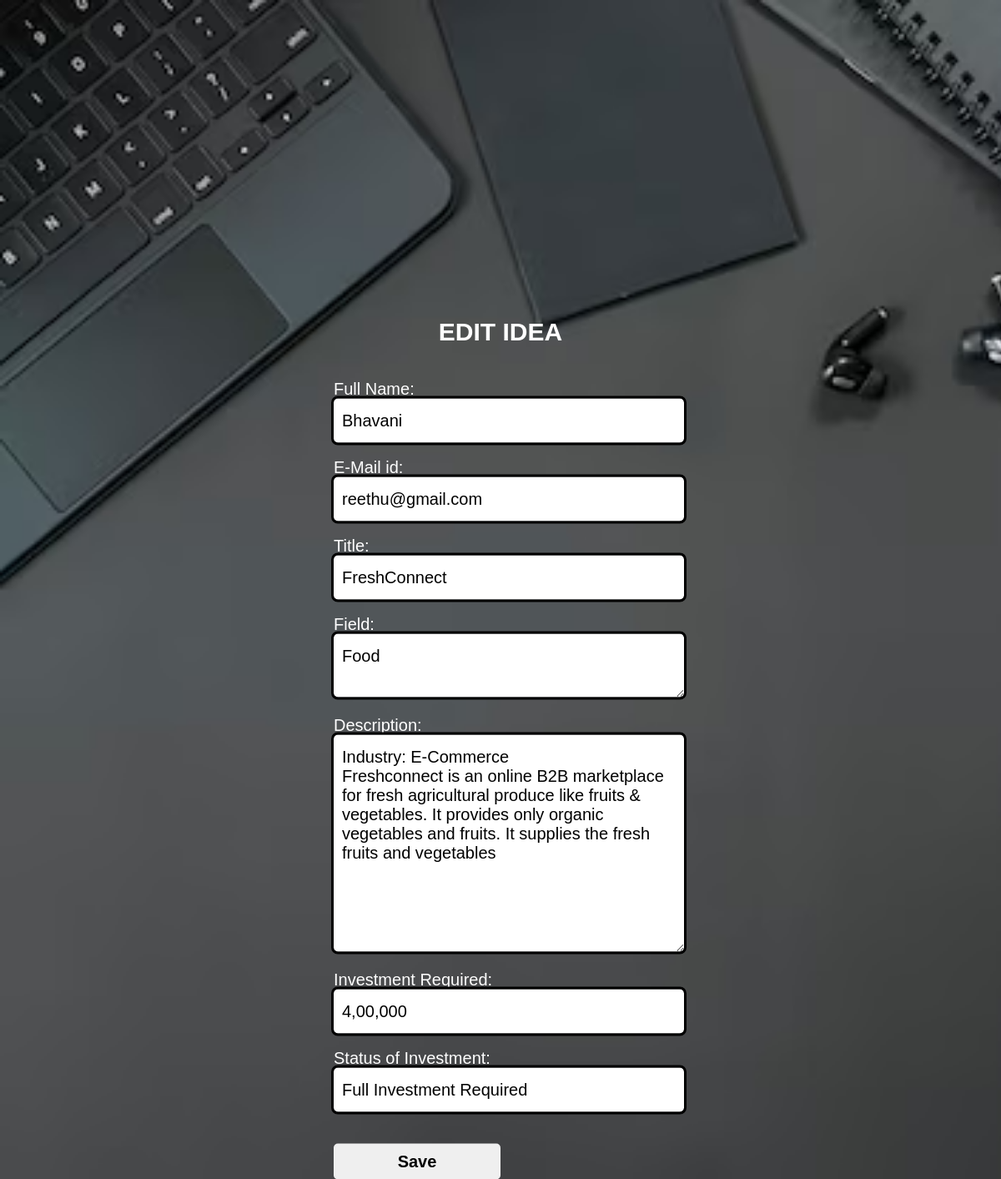
Page /details.php?title=FreshConnect on the committed database.
### tables this page shows
CREATE TABLE `ideas` (
  `name` varchar(50) NOT NULL,
  `email` varchar(50) NOT NULL,
  `title` varchar(50) NOT NULL,
  `field` varchar(50) NOT NULL,
  `description` varchar(250) NOT NULL,
  `investmentreq` varchar(50) NOT NULL,
  `status` varchar(50) NOT NULL,
  `image` blob NOT NULL
);

### details.php (the view, shortened to what this page needs)
<?php
$title = $_GET['title'];
$host = "localhost";
$dbname = "user";
$username = "root";
$password = "";
$conn = new PDO("mysql:host=$host;dbname=$dbname;charset=utf8", $username, $password);
$query = "SELECT * FROM ideas WHERE title = :title";
$stmt = $conn->prepare($query);
$stmt->bindParam(':title', $title);
$stmt->execute();
$idea = $stmt->fetch(PDO::FETCH_ASSOC);
?>
<!DOCTYPE html>
<html>
<head>
    <link rel="stylesheet" href="create.css">
</head>
<body>
    <div class="creation"><br><br>
        <form action="" method="POST">
            <br><br>
            <br><br>
            <br><br>
            <br><br>
            <br><br><br><br><br><br><br><br><br><br>
            <h1 style="color:white;">Edit Idea</h1>
            <label for="fullname">Full Name:</label>
            <input type="text" name="fullname" id="FullName" required placeholder="Enter the Full name" value="<?php echo $idea['name']; ?>">
            <br>
            <br>
            <label for="email">E-Mail id:</label>
            <input type="email" name="email" id="email" placeholder="Enter the Email" required value="<?php echo $idea['email']; ?>">
            <br>
            <br>
            <label for="title">Title:</label>
            <input type="text" name="title" id="title" required placeholder="Enter the Title" value="<?php echo $idea['title']; ?>">
            <br>
            <br>
            <label for="field">Field:</label>
            <textarea name="field" id="field" rows="2" cols="25" required><?php echo $idea['field']; ?></textarea>
            <br>
            <br>
            <label for="message">Description:</label>
            <textarea name="message" id="message" rows="10" cols="25" required placeholder="Enter your idea description in 800 words"><?php echo $idea['description']; ?></textarea>
            <br>
            <br>
            <label for="investment">Investment Required:</label>
            <input type="text" name="investment" id="investment" required placeholder="Quote the Amount" value="<?php echo $idea['investmentreq']; ?>">
            <br>
            <br>
            <label>Status of Investment:</label>
            <input type="text" name="status" id="status" required placeholder="status" value="<?php echo $idea['status']; ?>">
            <br>
            <br>
            <button type="submit">Save</button>
        </form>
    </div>
</body>
</html>

### create.css (style rules this page uses)
* { margin:0; padding:0; font-family:sans-serif; }
body { background-size:cover; color: #000; background-repeat:no repeat; background-attachment:fixed; }
.creation { position:absolute; top:50%; left:50%; transform: translate(-50%,-50%); width:400px; }
.creation h1 { font-size:30px; text-align:center; text-transform:uppercase; margin:40px 0; }
.creation label { margin:15px 0; font-size:20px; color:#fff; }
.creation input { font-size:20px; padding:15px 10px; width:100%; border:0; border-radius:5px; outline:solid; }
.creation textarea { font-size:20px; padding:15px 10px; width:100%; border:0; border-radius:5px; outline:solid; }
.creation button { font-size:20px; font-weight:bold; margin:20px 0; padding:10px 15px; width:50%; border:0; border-radius:5px; }

### details.php (style rules this page uses)
body { background-image: url("keyboard.png"); display: flex; justify-content: center; align-items: center; height: 100vh; margin: 0; }

### rows in the picture
ideas: fullname "Bhavani", email "reethu@gmail.com", title "FreshConnect", field "Food", message "Industry: E-Commerce Freshconnect is an online B2B marketplace for fresh agricultural produce like fruits & vegetables. It provides only organic vegetables and fruits. It supplies the fresh fruits and vegetables", investment "4,00,000", status "Full Investment Required"
